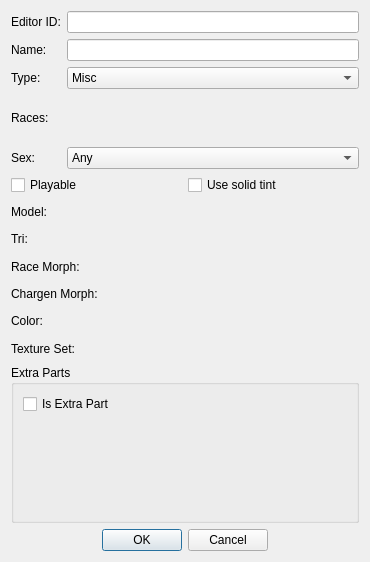
<?xml version="1.0" encoding="UTF-8"?>
<ui version="4.0">
 <class>FormDialogHeadPart</class>
 <widget class="QDialog" name="FormDialogHeadPart">
  <property name="geometry">
   <rect>
    <x>0</x>
    <y>0</y>
    <width>370</width>
    <height>562</height>
   </rect>
  </property>
  <property name="windowTitle">
   <string>HeadPart</string>
  </property>
  <layout class="QVBoxLayout" name="verticalLayout_2">
   <item>
    <layout class="QGridLayout" name="gridLayout">
     <item row="0" column="1">
      <widget class="QLineEdit" name="editorID"/>
     </item>
     <item row="2" column="0">
      <widget class="QLabel" name="label_3">
       <property name="text">
        <string>Type:</string>
       </property>
       <property name="buddy">
        <cstring>type</cstring>
       </property>
      </widget>
     </item>
     <item row="4" column="1">
      <widget class="QComboBox" name="sex">
       <item>
        <property name="text">
         <string>Any</string>
        </property>
       </item>
       <item>
        <property name="text">
         <string>Female</string>
        </property>
       </item>
       <item>
        <property name="text">
         <string>Male</string>
        </property>
       </item>
      </widget>
     </item>
     <item row="1" column="0">
      <widget class="QLabel" name="label_2">
       <property name="text">
        <string>Name:</string>
       </property>
       <property name="buddy">
        <cstring>name</cstring>
       </property>
      </widget>
     </item>
     <item row="0" column="0">
      <widget class="QLabel" name="label">
       <property name="text">
        <string>Editor ID:</string>
       </property>
       <property name="buddy">
        <cstring>editorID</cstring>
       </property>
      </widget>
     </item>
     <item row="1" column="1">
      <widget class="QLineEdit" name="name"/>
     </item>
     <item row="2" column="1">
      <widget class="QComboBox" name="type">
       <property name="whatsThis">
        <string>&lt;p&gt;This setting controls what part of a character's face this HeadPart defines.&lt;/p&gt;
&lt;p&gt;Most of these types are self-explanatory &amp;mdash; eyes, eyebrows, and whatnot &amp;mdash; but it's worth clarifying that &quot;Face&quot; defines an entire head NIF for an actor to use. The &quot;Misc&quot; type is generally used for HeadParts that exist only to serve as &quot;extra parts&quot; for other HeadParts (e.g. hairline meshes for hairstyles).&lt;/p&gt;</string>
       </property>
       <item>
        <property name="text">
         <string>Misc</string>
        </property>
       </item>
       <item>
        <property name="text">
         <string>Face</string>
        </property>
       </item>
       <item>
        <property name="text">
         <string>Eyes</string>
        </property>
       </item>
       <item>
        <property name="text">
         <string>Hair</string>
        </property>
       </item>
       <item>
        <property name="text">
         <string>Facial Hair</string>
        </property>
       </item>
       <item>
        <property name="text">
         <string>Scar</string>
        </property>
       </item>
       <item>
        <property name="text">
         <string>Eyebrows</string>
        </property>
       </item>
      </widget>
     </item>
     <item row="4" column="0">
      <widget class="QLabel" name="label_4">
       <property name="text">
        <string>Sex:</string>
       </property>
       <property name="buddy">
        <cstring>sex</cstring>
       </property>
      </widget>
     </item>
     <item row="3" column="0">
      <widget class="QLabel" name="label_5">
       <property name="text">
        <string>Races:</string>
       </property>
       <property name="buddy">
        <cstring>validRaces</cstring>
       </property>
      </widget>
     </item>
     <item row="3" column="1">
      <widget class="DKFormPicker" name="validRaces">
       <property name="whatsThis">
        <string>Specify a FormList of races that this HeadPart is compatible with. Actors of those races will be able to use the HeadPart. If you don't specify a list here, then the HeadPart will be usable by actors of any race.</string>
       </property>
      </widget>
     </item>
    </layout>
   </item>
   <item>
    <layout class="QHBoxLayout" name="horizontalLayout">
     <item>
      <widget class="QCheckBox" name="flagPlayable">
       <property name="text">
        <string>Playable</string>
       </property>
      </widget>
     </item>
     <item>
      <widget class="QCheckBox" name="flagUseSolidTint">
       <property name="text">
        <string>Use solid tint</string>
       </property>
      </widget>
     </item>
    </layout>
   </item>
   <item>
    <layout class="QGridLayout" name="gridLayout_2">
     <item row="0" column="1">
      <widget class="DKFormNIFPicker" name="model"/>
     </item>
     <item row="0" column="0">
      <widget class="QLabel" name="label_6">
       <property name="text">
        <string>Model:</string>
       </property>
       <property name="buddy">
        <cstring>model</cstring>
       </property>
      </widget>
     </item>
     <item row="1" column="0">
      <widget class="QLabel" name="label_7">
       <property name="text">
        <string>Tri:</string>
       </property>
       <property name="buddy">
        <cstring>tri</cstring>
       </property>
      </widget>
     </item>
     <item row="2" column="0">
      <widget class="QLabel" name="label_8">
       <property name="text">
        <string>Race Morph:</string>
       </property>
       <property name="buddy">
        <cstring>raceMorph</cstring>
       </property>
      </widget>
     </item>
     <item row="5" column="0">
      <widget class="QLabel" name="label_10">
       <property name="text">
        <string>Texture Set:</string>
       </property>
       <property name="buddy">
        <cstring>textureSet</cstring>
       </property>
      </widget>
     </item>
     <item row="3" column="0">
      <widget class="QLabel" name="label_9">
       <property name="text">
        <string>Chargen Morph:</string>
       </property>
       <property name="buddy">
        <cstring>charGenMorph</cstring>
       </property>
      </widget>
     </item>
     <item row="1" column="1">
      <widget class="DKGameFilePicker" name="tri"/>
     </item>
     <item row="2" column="1">
      <widget class="DKGameFilePicker" name="raceMorph">
       <property name="whatsThis">
        <string>Specify a *.tri file that defines morphs per race. If your HeadPart doesn't need race-specific morphs, you can leave this blank.

An example of how to use this: in vanilla Skyrim, human and elf races all share the same head models: FemaleHead.nif and MaleHead.nif. Each race has its own HeadPart that shares that same model, using the FemaleHeadRaces.tri file to apply race-specific facial changes such as elves' gaunt cheeks and Dark Elves' brow ridge.</string>
       </property>
       <property name="pathFormat">
        <enum>DKGameFilePicker::OmitPathStem</enum>
       </property>
       <property name="pathStem">
        <string notr="true">meshes</string>
       </property>
      </widget>
     </item>
     <item row="3" column="1">
      <widget class="DKGameFilePicker" name="charGenMorph">
       <property name="pathFormat">
        <enum>DKGameFilePicker::OmitPathStem</enum>
       </property>
       <property name="pathStem">
        <string notr="true">meshes</string>
       </property>
      </widget>
     </item>
     <item row="4" column="0">
      <widget class="QLabel" name="label_11">
       <property name="text">
        <string>Color:</string>
       </property>
       <property name="buddy">
        <cstring>color</cstring>
       </property>
      </widget>
     </item>
     <item row="4" column="1">
      <widget class="DKFormPicker" name="color"/>
     </item>
     <item row="5" column="1">
      <widget class="DKFormPicker" name="textureSet">
       <property name="whatsThis">
        <string>An optional TextureSet that can be used to override the model's default textures.

In the vanilla game, there exists a separate HeadPart for every eye color. They all use the same few NIFs, relying on this TextureSet to override the texture and change the eye color.</string>
       </property>
      </widget>
     </item>
    </layout>
   </item>
   <item>
    <widget class="QGroupBox" name="groupBox">
     <property name="whatsThis">
      <string>&lt;p&gt;Ordinarily, a HeadPart can only specify a single model (and morphs for it). If you need to use multiple NIFs, the solution is to create one HeadPart for each NIF: have the main HeadPart list the others as &quot;extra parts,&quot; and have those others be flagged as &quot;extra parts.&quot;&lt;/p&gt;
&lt;p&gt;As an example: several hairstyles in the vanilla game have two HeadParts: a &quot;hair&quot; model, and a &quot;hairline&quot; model. The hairline model is molded directly to the character's head and uses alpha blending. The hairline is flagged as an extra part, and is listed in the hair part's &quot;extra parts&quot; list.&lt;/p&gt;</string>
     </property>
     <property name="title">
      <string>Extra Parts</string>
     </property>
     <layout class="QVBoxLayout" name="verticalLayout">
      <item>
       <widget class="QCheckBox" name="flagIsExtraPart">
        <property name="text">
         <string>Is Extra Part</string>
        </property>
       </widget>
      </item>
      <item>
       <widget class="DKFormListPane" name="extraParts">
        <property name="showFormTypes">
         <bool>false</bool>
        </property>
        <property name="showMoveButtons">
         <bool>true</bool>
        </property>
       </widget>
      </item>
     </layout>
    </widget>
   </item>
   <item>
    <layout class="QHBoxLayout" name="buttonsLayout">
     <item>
      <spacer name="horizontalSpacer">
       <property name="orientation">
        <enum>Qt::Horizontal</enum>
       </property>
       <property name="sizeHint" stdset="0">
        <size>
         <width>40</width>
         <height>20</height>
        </size>
       </property>
      </spacer>
     </item>
     <item>
      <widget class="QPushButton" name="buttonOK">
       <property name="text">
        <string>OK</string>
       </property>
      </widget>
     </item>
     <item>
      <widget class="QPushButton" name="buttonCancel">
       <property name="text">
        <string>Cancel</string>
       </property>
      </widget>
     </item>
     <item>
      <spacer name="horizontalSpacer_2">
       <property name="orientation">
        <enum>Qt::Horizontal</enum>
       </property>
       <property name="sizeHint" stdset="0">
        <size>
         <width>40</width>
         <height>20</height>
        </size>
       </property>
      </spacer>
     </item>
    </layout>
   </item>
  </layout>
 </widget>
 <customwidgets>
  <customwidget>
   <class>DKFormPicker</class>
   <extends>QWidget</extends>
   <header>widgets/DKFormPicker.h</header>
  </customwidget>
  <customwidget>
   <class>DKFormListPane</class>
   <extends>QWidget</extends>
   <header>widgets/DKFormListPane.h</header>
  </customwidget>
  <customwidget>
   <class>DKGameFilePicker</class>
   <extends>QWidget</extends>
   <header>widgets/DKGameFilePicker.h</header>
  </customwidget>
  <customwidget>
   <class>DKFormNIFPicker</class>
   <extends>QWidget</extends>
   <header>widgets/DKFormNIFPicker.h</header>
  </customwidget>
 </customwidgets>
 <tabstops>
  <tabstop>editorID</tabstop>
  <tabstop>name</tabstop>
  <tabstop>type</tabstop>
  <tabstop>validRaces</tabstop>
  <tabstop>sex</tabstop>
  <tabstop>flagPlayable</tabstop>
  <tabstop>flagUseSolidTint</tabstop>
  <tabstop>model</tabstop>
  <tabstop>tri</tabstop>
  <tabstop>raceMorph</tabstop>
  <tabstop>charGenMorph</tabstop>
  <tabstop>color</tabstop>
  <tabstop>textureSet</tabstop>
  <tabstop>flagIsExtraPart</tabstop>
  <tabstop>extraParts</tabstop>
  <tabstop>buttonOK</tabstop>
  <tabstop>buttonCancel</tabstop>
 </tabstops>
 <resources/>
 <connections/>
</ui>
